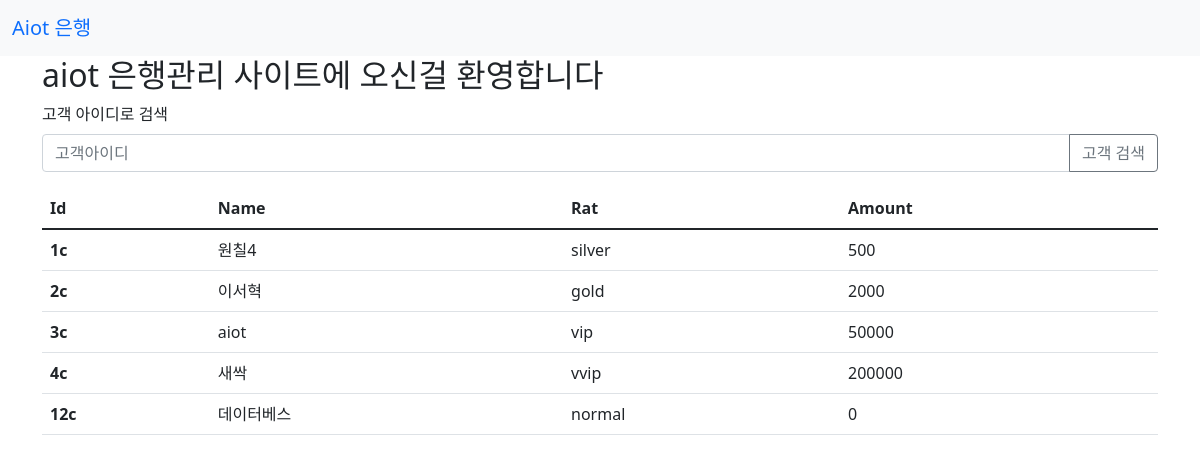
/viewpage, run on an earlier commit of the app's database.
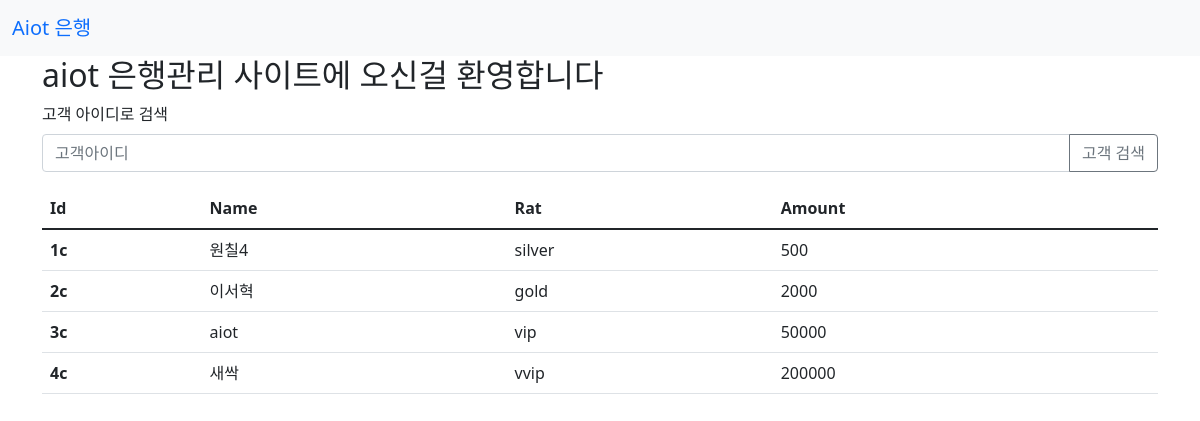
And on a later commit of the database.
### 02_bank app db/bankmodel.py (models this page shows, shortened)
class Customer(Base):
    __tablename__ = 'customers'
    c_id = Column(String(20), primary_key=True)
    name = Column(String(50))
    account_num = Column(String(20), unique=True)
    total_amount = Column(Integer)
    rat = Column(String(20))

### 02_bank app db/app.py (the view, shortened to what this page needs)
@app.route("/viewpage", methods=['POST', 'GET'])
def viewpage():
    return render_template('viewpage.html',
                           customers=show_list(),
                           accounts=None
                           )

### 02_bank app db/app.py (called while the page is built)
@app.teardown_request
def shutdown_session(exception=None):
    db_session.remove()

### 02_bank app db/bankmodel.py (called while the page is built)
def show_list():
    result = []
    customers = Customer.query.all()
    for c in customers:
        result.append([c.name, c.c_id ,c.rat, c.total_amount])
    print(result)
    return result

### 02_bank app db/templates/viewpage.html (shortened to what this page needs)
<!DOCTYPE html>
<html lang="en">
<head>
    <link href="https://cdn.jsdelivr.net/npm/bootstrap@5.1.3/dist/css/bootstrap.min.css" rel="stylesheet">
</head>
<body>
    <nav class="navbar bg-light">
        <div class="container-fluid">
            <a class="navbar-brand" href="/">Aiot 은행</a>
        </div>
    </nav>
    <div class="container">
        <h2>aiot 은행관리 사이트에 오신걸 환영합니다</h2>
        <form class="form-inline" action="/viewpage" method="post">
            <div class="mb-3">
                <label for="inputCId" class="form-label">고객 아이디로 검색</label>
                <div class="input-group">
                    <input type="text" class="form-control" id="inputCId" name ="inputCId"  placeholder="고객아이디">
                    <button type="submit" class="btn btn-outline-secondary">고객 검색</button>
                </div>
            </div>
        </form>
        <table class="table">
            <thead>
                <tr>
                    <th scope="col">Id</th>
                    <th scope="col">Name</th>
                    <th scope="col">Rat</th>
                    <th scope="col">Amount</th>
                </tr>
            </thead>
            <tbody>
            {% for ct in customers %}
                <tr>
                    <th scope="row">{{ ct[1] }}</th>
                    <td>{{ ct[0] }}</td>
                    <td>{{ ct[2] }}</td>
                    <td>{{ ct[3] }}</td>
                </tr>
            {% endfor %}
            </tbody>
        </table>
    </div>
</body>
</html>

What changed in the data, as far as the page shows it:
removed Customer: c "12c", name "데이터베스", rat "normal", total_amount "0"
